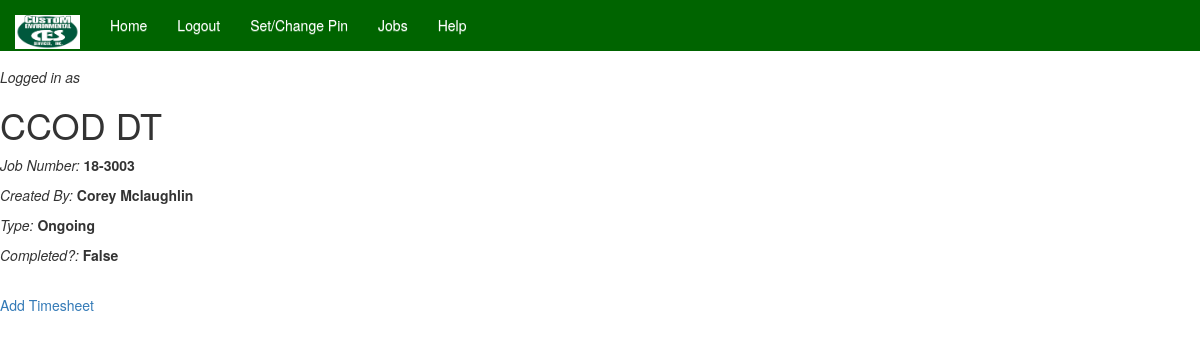
The page /time_sheet/job/2 on the database its author committed.
### time_sheet/models.py (models this page shows, shortened)
class Job(models.Model):
    address = models.CharField(max_length=150) # ADDED
    name = models.CharField(max_length=100)
    job_num = models.CharField(max_length=20, unique=True)
    created_by = models.ForeignKey(Employee, on_delete=models.SET_NULL, null=True, blank=True)
    type = models.CharField(max_length=20, choices=JOB_TYPE_CHOICES)
    completed = models.BooleanField(blank=True, null=True)
    created_date = models.DateField(auto_now_add=True, blank=True, null=True)
    completed_date = models.DateField(blank=True, null=True)

### accounts/models.py (models this page shows, shortened)
class Employee(models.Model):
    user = models.OneToOneField(User, on_delete=models.CASCADE)
    pin = models.CharField(max_length=15, default=0000, blank=True, null=True)
    def get_full_name(self):
        return self.user.get_full_name()
    def __str__(self):
        return self.get_full_name()

class User(AbstractBaseUser):
    email = models.EmailField(max_length=255, unique=True)
    first_name = models.CharField(max_length=30)
    last_name = models.CharField(max_length=40)
    time_stamp = models.DateTimeField(auto_now_add=True)
    is_active = models.BooleanField(default=True)
    is_staff = models.BooleanField(default=False)
    is_admin = models.BooleanField(default=False)
    USERNAME_FIELD = 'email'
    REQUIRED_FIELDS = []  # email and password are included by default
    objects = UserManager()
    def get_full_name(self):
        return self.first_name + ' ' + self.last_name

### time_sheet/views.py (the view)
# urls.py: path('job/<int:job_id>', SingleJobView.as_view(), name='single_job'),
class SingleJobView(View):
    def get(self, request, job_id):
        context = {
            'job': Job.objects.get(id=job_id)
        }
        return render(request, 'single_job.html', context)

### time_sheet/templates/single_job.html
{% extends 'base.html' %}
{% block content %}
<h1>{{ job.name }}</h1>
<p><i>Job Number:</i> <b>{{ job.job_num }}</b></p>
<p><i>Created By:</i> <b>{{ job.created_by }}</b></p>
<p><i>Type:</i> <b>{{ job.type }}</b></p>
<p><i>Completed?:</i> <b>{{ job.completed }}</b></p>
<br>
<a href="{% url 'add_timesheet' job_id=job.id %}">Add Timesheet</a>
{% endblock content %}

### rows shown on the page
Job: name "CCOD DT", job_num "18-3003", created_by "Corey Mclaughlin", type "Ongoing", completed "False"
